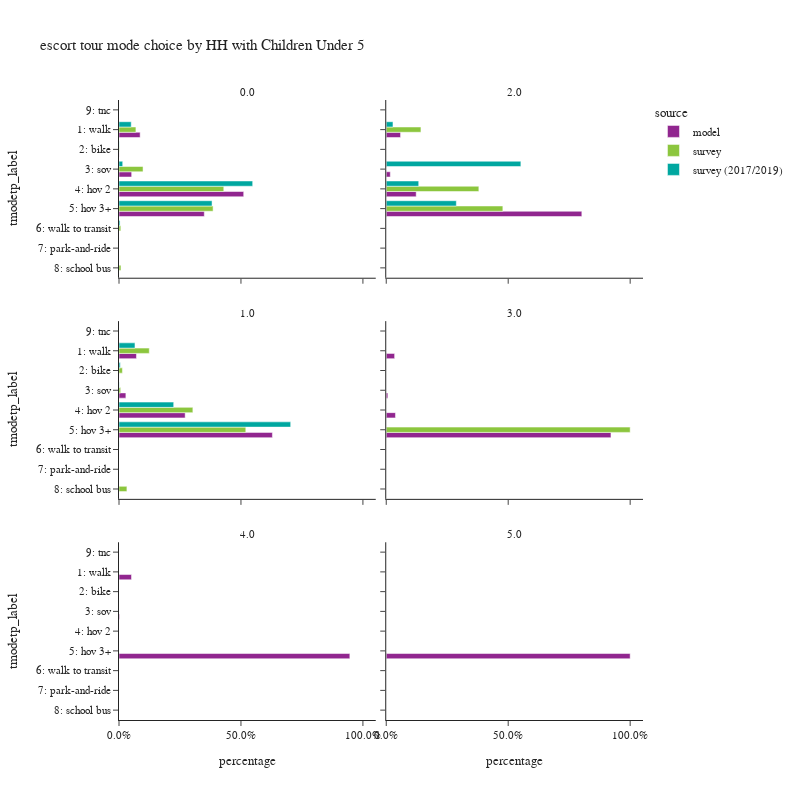

This figure's notebook cell:
### Code cell
plot_mode_choice(es_tour,
                 "hhcu5",
                 {
                  "tmodetp_label":["1: walk","2: bike","3: sov","4: hov 2","5: hov 3+","6: walk to transit",
                                   "7: park-and-ride","8: school bus","9: other–survey only"]},
                 "HH with Children Under 5",2,800)

### Figure 1 — Plotly figure (JSON) as saved in the notebook; plotly's stock layout.template omitted (floating-point values rounded to 4 significant figures)
{"data": [{"alignmentgroup": "True", "customdata": [[43733], [249], [26188], [257928], [176430]], "hovertemplate": "source=model<br>hhcu5=0.0<br>percentage=%{x}<br>tmodetp_label=%{y}<br>sample count=%{customdata[0]}<extra></extra>", "legendgroup": "model", "marker": {"color": "#91268F", "pattern": {"shape": ""}}, "name": "model", "offsetgroup": "model", "orientation": "h", "showlegend": true, "textposition": "auto", "type": "bar", "x": [0.08668, 0.0004935, 0.05191, 0.5112, 0.3497], "xaxis": "x5", "y": ["1: walk", "2: bike", "3: sov", "4: hov 2", "5: hov 3+"], "yaxis": "y5"}, {"alignmentgroup": "True", "customdata": [[3384], [5], [959], [7083], [46260]], "hovertemplate": "source=model<br>hhcu5=2.0<br>percentage=%{x}<br>tmodetp_label=%{y}<br>sample count=%{customdata[0]}<extra></extra>", "legendgroup": "model", "marker": {"color": "#91268F", "pattern": {"shape": ""}}, "name": "model", "offsetgroup": "model", "orientation": "h", "showlegend": false, "textposition": "auto", "type": "bar", "x": [0.05866, 8.667e-05, 0.01662, 0.1228, 0.8019], "xaxis": "x6", "y": ["1: walk", "2: bike", "3: sov", "4: hov 2", "5: hov 3+"], "yaxis": "y6"}, {"alignmentgroup": "True", "customdata": [[13863], [44], [5457], [52583], [121927]], "hovertemplate": "source=model<br>hhcu5=1.0<br>percentage=%{x}<br>tmodetp_label=%{y}<br>sample count=%{customdata[0]}<extra></extra>", "legendgroup": "model", "marker": {"color": "#91268F", "pattern": {"shape": ""}}, "name": "model", "offsetgroup": "model", "orientation": "h", "showlegend": false, "textposition": "auto", "type": "bar", "x": [0.07151, 0.000227, 0.02815, 0.2712, 0.6289], "xaxis": "x3", "y": ["1: walk", "2: bike", "3: sov", "4: hov 2", "5: hov 3+"], "yaxis": "y3"}, {"alignmentgroup": "True", "customdata": [[210], [40], [231], [5629]], "hovertemplate": "source=model<br>hhcu5=3.0<br>percentage=%{x}<br>tmodetp_label=%{y}<br>sample count=%{customdata[0]}<extra></extra>", "legendgroup": "model", "marker": {"color": "#91268F", "pattern": {"shape": ""}}, "name": "model", "offsetgroup": "model", "orientation": "h", "showlegend": false, "textposition": "auto", "type": "bar", "x": [0.03437, 0.006547, 0.03781, 0.9213], "xaxis": "x4", "y": ["1: walk", "3: sov", "4: hov 2", "5: hov 3+"], "yaxis": "y4"}, {"alignmentgroup": "True", "customdata": [[22], [1], [406]], "hovertemplate": "source=model<br>hhcu5=4.0<br>percentage=%{x}<br>tmodetp_label=%{y}<br>sample count=%{customdata[0]}<extra></extra>", "legendgroup": "model", "marker": {"color": "#91268F", "pattern": {"shape": ""}}, "name": "model", "offsetgroup": "model", "orientation": "h", "showlegend": false, "textposition": "auto", "type": "bar", "x": [0.05128, 0.002331, 0.9464], "xaxis": "x", "y": ["1: walk", "3: sov", "5: hov 3+"], "yaxis": "y"}, {"alignmentgroup": "True", "customdata": [[99]], "hovertemplate": "source=model<br>hhcu5=5.0<br>percentage=%{x}<br>tmodetp_label=%{y}<br>sample count=%{customdata[0]}<extra></extra>", "legendgroup": "model", "marker": {"color": "#91268F", "pattern": {"shape": ""}}, "name": "model", "offsetgroup": "model", "orientation": "h", "showlegend": false, "textposition": "auto", "type": "bar", "x": [1.0], "xaxis": "x2", "y": ["5: hov 3+"], "yaxis": "y2"}, {"alignmentgroup": "True", "customdata": [[56], [5], [46], [230], [155], [13], [5]], "hovertemplate": "source=survey<br>hhcu5=0.0<br>percentage=%{x}<br>tmodetp_label=%{y}<br>sample count=%{customdata[0]}<extra></extra>", "legendgroup": "survey", "marker": {"color": "#8CC63E", "pattern": {"shape": ""}}, "name": "survey", "offsetgroup": "survey", "orientation": "h", "showlegend": true, "textposition": "auto", "type": "bar", "x": [0.06933, 0.001365, 0.09856, 0.4296, 0.3857, 0.007431, 0.008031], "xaxis": "x5", "y": ["1: walk", "2: bike", "3: sov", "4: hov 2", "5: hov 3+", "6: walk to transit", "8: school bus"], "yaxis": "y5"}, {"alignmentgroup": "True", "customdata": [[9], [20], [22]], "hovertemplate": "source=survey<br>hhcu5=2.0<br>percentage=%{x}<br>tmodetp_label=%{y}<br>sample count=%{customdata[0]}<extra></extra>", "legendgroup": "survey", "marker": {"color": "#8CC63E", "pattern": {"shape": ""}}, "name": "survey", "offsetgroup": "survey", "orientation": "h", "showlegend": false, "textposition": "auto", "type": "bar", "x": [0.1422, 0.3797, 0.4781], "xaxis": "x6", "y": ["1: walk", "4: hov 2", "5: hov 3+"], "yaxis": "y6"}, {"alignmentgroup": "True", "customdata": [[22], [9], [4], [60], [87], [1]], "hovertemplate": "source=survey<br>hhcu5=1.0<br>percentage=%{x}<br>tmodetp_label=%{y}<br>sample count=%{customdata[0]}<extra></extra>", "legendgroup": "survey", "marker": {"color": "#8CC63E", "pattern": {"shape": ""}}, "name": "survey", "offsetgroup": "survey", "orientation": "h", "showlegend": false, "textposition": "auto", "type": "bar", "x": [0.1241, 0.014, 0.006905, 0.3028, 0.5198, 0.0324], "xaxis": "x3", "y": ["1: walk", "2: bike", "3: sov", "4: hov 2", "5: hov 3+", "8: school bus"], "yaxis": "y3"}, {"alignmentgroup": "True", "customdata": [[2]], "hovertemplate": "source=survey<br>hhcu5=3.0<br>percentage=%{x}<br>tmodetp_label=%{y}<br>sample count=%{customdata[0]}<extra></extra>", "legendgroup": "survey", "marker": {"color": "#8CC63E", "pattern": {"shape": ""}}, "name": "survey", "offsetgroup": "survey", "orientation": "h", "showlegend": false, "textposition": "auto", "type": "bar", "x": [1.0], "xaxis": "x4", "y": ["5: hov 3+"], "yaxis": "y4"}, {"alignmentgroup": "True", "customdata": [[60], [6], [24], [281], [133], [11], [1]], "hovertemplate": "source=survey (2017/2019)<br>hhcu5=0.0<br>percentage=%{x}<br>tmodetp_label=%{y}<br>sample count=%{customdata[0]}<extra></extra>", "legendgroup": "survey (2017/2019)", "marker": {"color": "#00A7A0", "pattern": {"shape": ""}}, "name": "survey (2017/2019)", "offsetgroup": "survey (2017/2019)", "orientation": "h", "showlegend": true, "textposition": "auto", "type": "bar", "x": [0.05009, 0.0008549, 0.01515, 0.5481, 0.3815, 0.004322, 4.69e-05], "xaxis": "x5", "y": ["1: walk", "2: bike", "3: sov", "4: hov 2", "5: hov 3+", "6: walk to transit", "9: tnc"], "yaxis": "y5"}, {"alignmentgroup": "True", "customdata": [[10], [4], [8], [51]], "hovertemplate": "source=survey (2017/2019)<br>hhcu5=2.0<br>percentage=%{x}<br>tmodetp_label=%{y}<br>sample count=%{customdata[0]}<extra></extra>", "legendgroup": "survey (2017/2019)", "marker": {"color": "#00A7A0", "pattern": {"shape": ""}}, "name": "survey (2017/2019)", "offsetgroup": "survey (2017/2019)", "orientation": "h", "showlegend": false, "textposition": "auto", "type": "bar", "x": [0.02765, 0.5519, 0.1331, 0.2874], "xaxis": "x6", "y": ["1: walk", "3: sov", "4: hov 2", "5: hov 3+"], "yaxis": "y6"}, {"alignmentgroup": "True", "customdata": [[29], [2], [1], [66], [108], [2]], "hovertemplate": "source=survey (2017/2019)<br>hhcu5=1.0<br>percentage=%{x}<br>tmodetp_label=%{y}<br>sample count=%{customdata[0]}<extra></extra>", "legendgroup": "survey (2017/2019)", "marker": {"color": "#00A7A0", "pattern": {"shape": ""}}, "name": "survey (2017/2019)", "offsetgroup": "survey (2017/2019)", "orientation": "h", "showlegend": false, "textposition": "auto", "type": "bar", "x": [0.06545, 0.005227, 0.0008296, 0.2242, 0.7038, 0.0004287], "xaxis": "x3", "y": ["1: walk", "2: bike", "3: sov", "4: hov 2", "5: hov 3+", "6: walk to transit"], "yaxis": "y3"}], "layout": {"annotations": [{"font": {}, "showarrow": false, "text": "4.0", "x": 0.245, "xanchor": "center", "xref": "paper", "y": 0.2867, "yanchor": "bottom", "yref": "paper"}, {"font": {}, "showarrow": false, "text": "5.0", "x": 0.755, "xanchor": "center", "xref": "paper", "y": 0.2867, "yanchor": "bottom", "yref": "paper"}, {"font": {}, "showarrow": false, "text": "1.0", "x": 0.245, "xanchor": "center", "xref": "paper", "y": 0.6433, "yanchor": "bottom", "yref": "paper"}, {"font": {}, "showarrow": false, "text": "3.0", "x": 0.755, "xanchor": "center", "xref": "paper", "y": 0.6433, "yanchor": "bottom", "yref": "paper"}, {"font": {}, "showarrow": false, "text": "0.0", "x": 0.245, "xanchor": "center", "xref": "paper", "y": 1.0, "yanchor": "bottom", "yref": "paper"}, {"font": {}, "showarrow": false, "text": "2.0", "x": 0.755, "xanchor": "center", "xref": "paper", "y": 1.0, "yanchor": "bottom", "yref": "paper"}], "barmode": "group", "height": 800, "legend": {"title": {"text": "source"}, "tracegroupgap": 0}, "title": {"text": "escort tour mode choice by HH with Children Under 5"}, "width": 800, "xaxis": {"anchor": "y", "domain": [0.0, 0.49], "tickformat": ".1%", "title": {"text": "percentage"}}, "xaxis2": {"anchor": "y2", "domain": [0.51, 1.0], "matches": "x", "tickformat": ".1%", "title": {"text": "percentage"}}, "xaxis3": {"anchor": "y3", "domain": [0.0, 0.49], "matches": "x", "showticklabels": false, "tickformat": ".1%"}, "xaxis4": {"anchor": "y4", "domain": [0.51, 1.0], "matches": "x", "showticklabels": false, "tickformat": ".1%"}, "xaxis5": {"anchor": "y5", "domain": [0.0, 0.49], "matches": "x", "showticklabels": false, "tickformat": ".1%"}, "xaxis6": {"anchor": "y6", "domain": [0.51, 1.0], "matches": "x", "showticklabels": false, "tickformat": ".1%"}, "yaxis": {"anchor": "x", "categoryarray": ["9: other–survey only", "8: school bus", "7: park-and-ride", "6: walk to transit", "5: hov 3+", "4: hov 2", "3: sov", "2: bike", "1: walk"], "categoryorder": "array", "domain": [0.0, 0.2867], "title": {"text": "tmodetp_label"}}, "yaxis2": {"anchor": "x2", "domain": [0.0, 0.2867], "matches": "y", "showticklabels": false}, "yaxis3": {"anchor": "x3", "categoryarray": ["9: other–survey only", "8: school bus", "7: park-and-ride", "6: walk to transit", "5: hov 3+", "4: hov 2", "3: sov", "2: bike", "1: walk"], "categoryorder": "array", "domain": [0.3567, 0.6433], "matches": "y", "title": {"text": "tmodetp_label"}}, "yaxis4": {"anchor": "x4", "domain": [0.3567, 0.6433], "matches": "y", "showticklabels": false}, "yaxis5": {"anchor": "x5", "categoryarray": ["9: other–survey only", "8: school bus", "7: park-and-ride", "6: walk to transit", "5: hov 3+", "4: hov 2", "3: sov", "2: bike", "1: walk"], "categoryorder": "array", "domain": [0.7133, 1.0], "matches": "y", "title": {"text": "tmodetp_label"}}, "yaxis6": {"anchor": "x6", "domain": [0.7133, 1.0], "matches": "y", "showticklabels": false}}}
